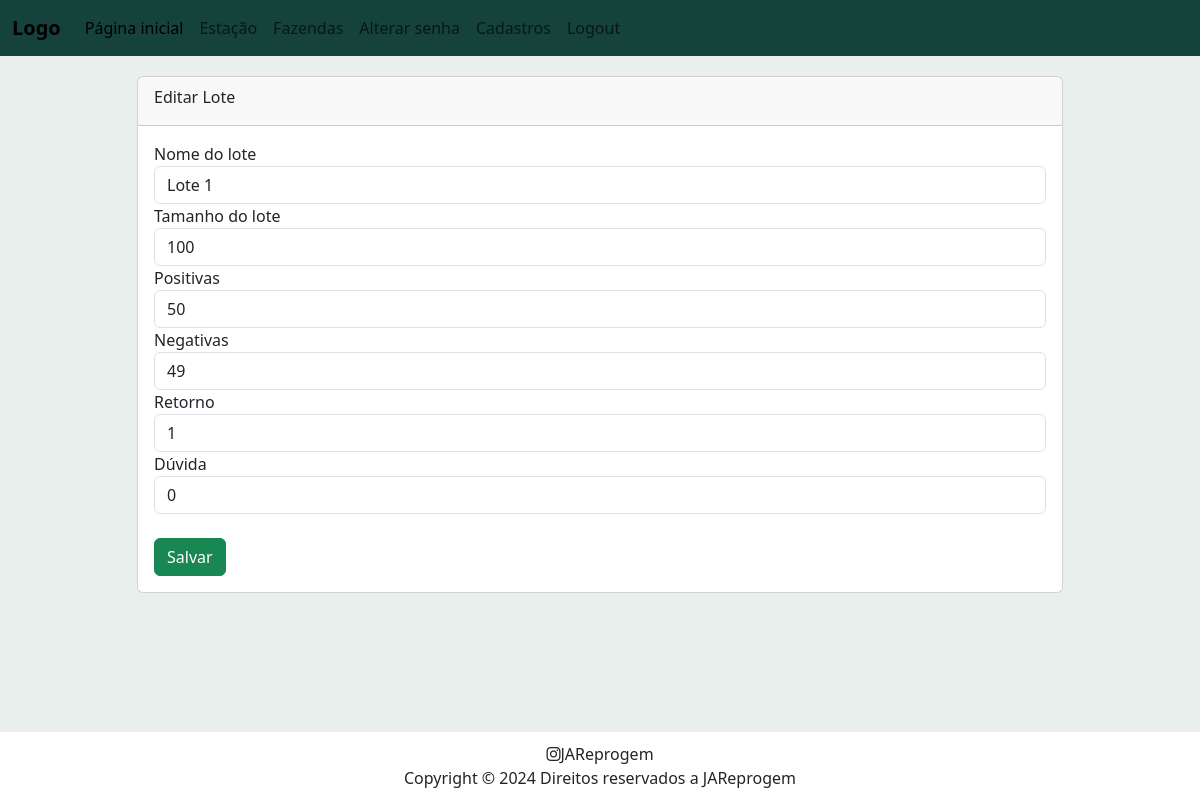
/batch/edit/1 (signed in), run on the app's committed database.
### batch/models.py (models this page shows, shortened)
class Batch(models.Model):
    class Choices(models.TextChoices):
        SIM = "M", "Macho"
        NAO = "F", "Fêmea"
        MIX = "H", "Heterogêneo"
    farm = models.ForeignKey(Farm, on_delete=models.CASCADE, related_name="batches")
    season = models.ForeignKey(Season, on_delete=models.CASCADE, related_name="batches")
    batch_name = models.CharField(max_length=200)
    prior_batch = models.ForeignKey('self', on_delete=models.CASCADE, null=True, blank=True, related_name='derivative')
    batch_shaping = models.ForeignKey(Shaping, on_delete=models.CASCADE, related_name="batches", default=None)
    batch_maternity = models.CharField(
        max_length=1,
        choices=Choices.choices
    )
    protocol =models.ForeignKey(Protocol, on_delete=models.CASCADE, related_name="batches", default=None)
    vet_name = models.ForeignKey(User, on_delete=models.CASCADE, default=1)
    batch_size = models.IntegerField()
    d0_date = models.DateField(blank=True, null=True, default=None)
    dg_date = models.DateField(blank=True, null=True, default=None)
    negative_quant = models.IntegerField(default=0)
    recurrence_negative_quant = models.IntegerField(default=0)
    positive_quant = models.IntegerField(default=0)
    recurrence_positive_quant = models.IntegerField(default=0)
    recurrence_quant = models.IntegerField(default=0)
    uncertainty_quant = models.IntegerField(default=0)
    batch_acronym = models.CharField(max_length=50, default="", blank=True)

### batch/views.py (the view)
# urls.py: path("edit/<int:id>", views.edit_batch, name="edit_batch"),
@login_required
def edit_batch(request, id):
    batch = Batch.objects.get(id=id)
    form = EditBatchForm(request.POST or None, instance=batch)
    if form.is_valid():
        form.save()
        return redirect("batch_detail", batch_id=id)
    context = {
        "form": form,
        "batch": batch
    }
    return render(request, "batch/batch-edit-form.html", context)

### batch/templates/batch/batch-edit-form.html (shortened to what this page needs)
{% extends 'farm/base.html' %}
    {% block body %}
        <div class="container">
            <div class="row">
                <div class="col-lg-10 offset-1">
                    <div class="card">
                        <div class="card-header">
                            <div class="card-title">Editar Lote</div>
                        </div>
                        <div class="card-body">
                            <form method="POST">
                                {% for field in form %}
                                    <div class="form-group">
                                        {{ field.label }}
                                        {{ field }}
                                    </div>
                                {% endfor %}
                                <br>
                                <button class="btn btn-success" type="submit">Salvar</button>
                            </form>
                        </div>
                    </div>
                </div>
            </div>
        </div>
    {% endblock %}

### farm/templates/farm/base.html (style rules this page uses)
html, body { background-color: #e9efec; height: 100%; display: flex; flex-direction: column; }

### data on the page
Batch: form "Lote 1" "100" "50" "49" "1" "0"

### other printed values
{{ field.label }} "Nome do lote" "Tamanho do lote" "Positivas" "Negativas" "Retorno" "Dúvida"
